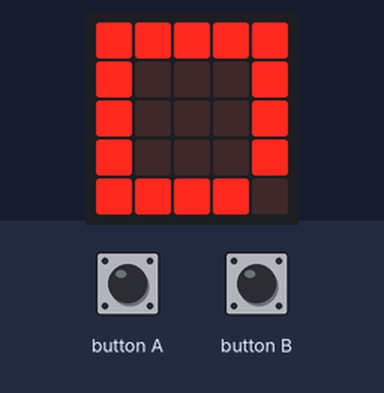
The program below on a simulated BBC micro:bit running MicroPython. Parts: the board's 5×5 LED display. The test bench sets the inputs (shaded band).

Above: at 1.2 s.
1.3 s: button A pressed for 0.15 s
At 1.8 s:
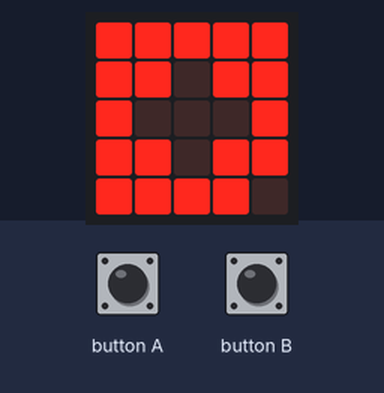
3.4 s: button B pressed for 0.15 s
At 3.9 s:
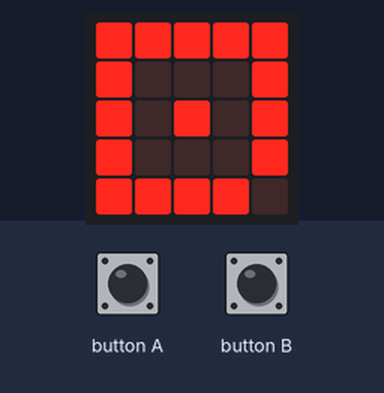
5.5 s: button B pressed for 3.2 s
10.6 s: button A pressed for 3.2 s
At 11.0 s:
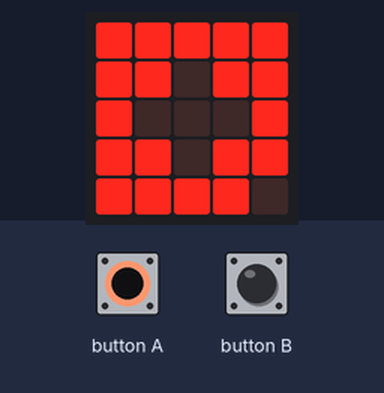
15.7 s: button A driven LOW and button B driven LOW
At 16.3 s:
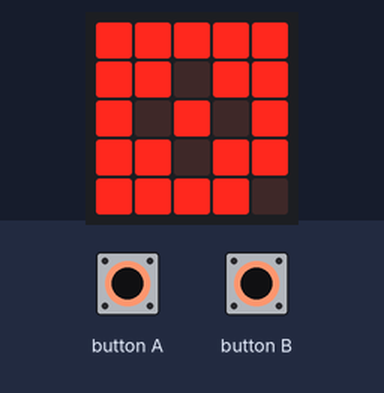
Timing chart, 0 to 18.2 s (numbered marks = the images above; inputs shaded):
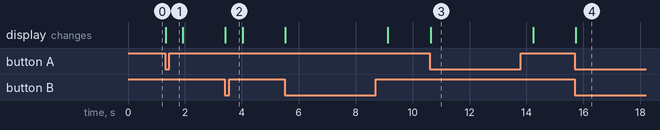

Measured:
- after the input at 1.3 s, the display: changes at once (image 1)
- after the input at 3.4 s, the display: changes at once (image 2)
- after the input at 10.6 s, the display: changes at once (image 3)
- after the input at 15.7 s, the display: changes at once (image 4)

The program:

marker.py
```python
from microbit import *

order = [19,14,9,4,3,2,1,0,5,10,15,20,21,22,23]

vals = [0,0,0,0,0,0,0,0,0,0,0,0,0,0,0,0,0,0,0,0,0,0,0,0,0]

while vals[23] < 9:
    for a in order:
        vals[a] += 1
        display.show(Image("{}{}{}{}{}:{}{}{}{}{}:{}{}{}{}{}:{}{}{}{}{}:{}{}{}{}{}".format(*vals)))

while True:
    a = button_a.is_pressed()
    b = button_b.is_pressed()
    if a and b:
        display.show(Image(":".join([
            "99999",
            "99099",
            "90909",
            "99099",
            "99990"
        ])))
    elif a:
        display.show(Image(":".join([
            "99999",
            "99099",
            "90009",
            "99099",
            "99990"
        ])))
        sleep(500)
    elif b:
        display.show(Image(":".join([
            "99999",
            "90009",
            "90909",
            "90009",
            "99990"
        ])))
        sleep(500)
    else:
        display.show(Image(":".join([
            "99999",
            "90009",
            "90009",
            "90009",
            "99990"
        ])))
    sleep(100)
```
